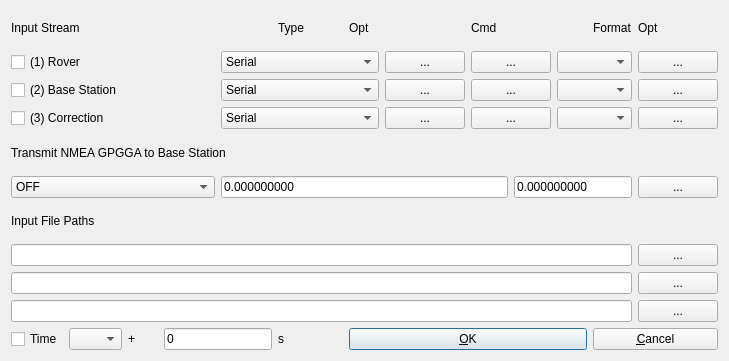
<?xml version="1.0" encoding="UTF-8"?>
<ui version="4.0">
 <class>InputStrDialog</class>
 <widget class="QWidget" name="InputStrDialog">
  <property name="geometry">
   <rect>
    <x>0</x>
    <y>0</y>
    <width>729</width>
    <height>361</height>
   </rect>
  </property>
  <property name="windowTitle">
   <string>Input Streams</string>
  </property>
  <property name="toolTip">
   <string/>
  </property>
  <layout class="QGridLayout" name="gridLayout">
   <item row="0" column="0" colspan="2">
    <widget class="QLabel" name="Label10">
     <property name="enabled">
      <bool>true</bool>
     </property>
     <property name="toolTip">
      <string/>
     </property>
     <property name="text">
      <string>Input Stream</string>
     </property>
    </widget>
   </item>
   <item row="0" column="5" colspan="2">
    <widget class="QLabel" name="Label5">
     <property name="enabled">
      <bool>true</bool>
     </property>
     <property name="toolTip">
      <string/>
     </property>
     <property name="text">
      <string>Type</string>
     </property>
    </widget>
   </item>
   <item row="0" column="7" colspan="2">
    <widget class="QLabel" name="Label6">
     <property name="enabled">
      <bool>true</bool>
     </property>
     <property name="toolTip">
      <string/>
     </property>
     <property name="text">
      <string>Opt</string>
     </property>
    </widget>
   </item>
   <item row="0" column="9" colspan="2">
    <widget class="QLabel" name="Label11">
     <property name="enabled">
      <bool>true</bool>
     </property>
     <property name="toolTip">
      <string/>
     </property>
     <property name="text">
      <string>Cmd</string>
     </property>
    </widget>
   </item>
   <item row="0" column="12">
    <widget class="QLabel" name="Label7">
     <property name="enabled">
      <bool>true</bool>
     </property>
     <property name="toolTip">
      <string/>
     </property>
     <property name="text">
      <string>Format</string>
     </property>
    </widget>
   </item>
   <item row="0" column="13">
    <widget class="QLabel" name="Label1">
     <property name="enabled">
      <bool>true</bool>
     </property>
     <property name="toolTip">
      <string/>
     </property>
     <property name="text">
      <string>Opt</string>
     </property>
    </widget>
   </item>
   <item row="1" column="0" colspan="4">
    <widget class="QCheckBox" name="StreamC1">
     <property name="toolTip">
      <string/>
     </property>
     <property name="text">
      <string>(1) Rover</string>
     </property>
    </widget>
   </item>
   <item row="1" column="4" colspan="4">
    <widget class="QComboBox" name="Stream1">
     <property name="enabled">
      <bool>true</bool>
     </property>
     <property name="toolTip">
      <string/>
     </property>
     <item>
      <property name="text">
       <string>Serial</string>
      </property>
     </item>
     <item>
      <property name="text">
       <string>TCP Client</string>
      </property>
     </item>
     <item>
      <property name="text">
       <string>TCP Server</string>
      </property>
     </item>
     <item>
      <property name="text">
       <string>NTRIP Client</string>
      </property>
     </item>
     <item>
      <property name="text">
       <string>File</string>
      </property>
     </item>
    </widget>
   </item>
   <item row="1" column="8">
    <widget class="QPushButton" name="BtnStr1">
     <property name="enabled">
      <bool>true</bool>
     </property>
     <property name="toolTip">
      <string/>
     </property>
     <property name="text">
      <string>...</string>
     </property>
    </widget>
   </item>
   <item row="1" column="9" colspan="2">
    <widget class="QPushButton" name="BtnCmd1">
     <property name="enabled">
      <bool>true</bool>
     </property>
     <property name="toolTip">
      <string/>
     </property>
     <property name="text">
      <string>...</string>
     </property>
    </widget>
   </item>
   <item row="1" column="11" colspan="2">
    <widget class="QComboBox" name="Format1">
     <property name="enabled">
      <bool>true</bool>
     </property>
     <property name="toolTip">
      <string/>
     </property>
    </widget>
   </item>
   <item row="1" column="13">
    <widget class="QPushButton" name="BtnRcvOpt1">
     <property name="enabled">
      <bool>true</bool>
     </property>
     <property name="toolTip">
      <string/>
     </property>
     <property name="text">
      <string>...</string>
     </property>
    </widget>
   </item>
   <item row="2" column="0" colspan="4">
    <widget class="QCheckBox" name="StreamC2">
     <property name="toolTip">
      <string/>
     </property>
     <property name="text">
      <string>(2) Base Station</string>
     </property>
    </widget>
   </item>
   <item row="2" column="4" colspan="4">
    <widget class="QComboBox" name="Stream2">
     <property name="enabled">
      <bool>true</bool>
     </property>
     <property name="toolTip">
      <string/>
     </property>
     <item>
      <property name="text">
       <string>Serial</string>
      </property>
     </item>
     <item>
      <property name="text">
       <string>TCP Client</string>
      </property>
     </item>
     <item>
      <property name="text">
       <string>TCP Server</string>
      </property>
     </item>
     <item>
      <property name="text">
       <string>NTRIP Client</string>
      </property>
     </item>
     <item>
      <property name="text">
       <string>File</string>
      </property>
     </item>
    </widget>
   </item>
   <item row="2" column="8">
    <widget class="QPushButton" name="BtnStr2">
     <property name="enabled">
      <bool>true</bool>
     </property>
     <property name="toolTip">
      <string/>
     </property>
     <property name="text">
      <string>...</string>
     </property>
    </widget>
   </item>
   <item row="2" column="9" colspan="2">
    <widget class="QPushButton" name="BtnCmd2">
     <property name="enabled">
      <bool>true</bool>
     </property>
     <property name="toolTip">
      <string/>
     </property>
     <property name="text">
      <string>...</string>
     </property>
    </widget>
   </item>
   <item row="2" column="11" colspan="2">
    <widget class="QComboBox" name="Format2">
     <property name="enabled">
      <bool>true</bool>
     </property>
     <property name="toolTip">
      <string/>
     </property>
    </widget>
   </item>
   <item row="2" column="13">
    <widget class="QPushButton" name="BtnRcvOpt2">
     <property name="enabled">
      <bool>true</bool>
     </property>
     <property name="toolTip">
      <string/>
     </property>
     <property name="text">
      <string>...</string>
     </property>
    </widget>
   </item>
   <item row="3" column="0" colspan="4">
    <widget class="QCheckBox" name="StreamC3">
     <property name="toolTip">
      <string/>
     </property>
     <property name="text">
      <string>(3) Correction</string>
     </property>
    </widget>
   </item>
   <item row="3" column="4" colspan="4">
    <widget class="QComboBox" name="Stream3">
     <property name="enabled">
      <bool>true</bool>
     </property>
     <property name="toolTip">
      <string/>
     </property>
     <item>
      <property name="text">
       <string>Serial</string>
      </property>
     </item>
     <item>
      <property name="text">
       <string>TCP Client</string>
      </property>
     </item>
     <item>
      <property name="text">
       <string>TCP Server</string>
      </property>
     </item>
     <item>
      <property name="text">
       <string>NTRIP Client</string>
      </property>
     </item>
     <item>
      <property name="text">
       <string>File</string>
      </property>
     </item>
     <item>
      <property name="text">
       <string>FTP</string>
      </property>
     </item>
     <item>
      <property name="text">
       <string>HTTP</string>
      </property>
     </item>
    </widget>
   </item>
   <item row="3" column="8">
    <widget class="QPushButton" name="BtnStr3">
     <property name="enabled">
      <bool>true</bool>
     </property>
     <property name="toolTip">
      <string/>
     </property>
     <property name="text">
      <string>...</string>
     </property>
    </widget>
   </item>
   <item row="3" column="9" colspan="2">
    <widget class="QPushButton" name="BtnCmd3">
     <property name="enabled">
      <bool>true</bool>
     </property>
     <property name="toolTip">
      <string/>
     </property>
     <property name="text">
      <string>...</string>
     </property>
    </widget>
   </item>
   <item row="3" column="11" colspan="2">
    <widget class="QComboBox" name="Format3">
     <property name="enabled">
      <bool>true</bool>
     </property>
     <property name="toolTip">
      <string/>
     </property>
    </widget>
   </item>
   <item row="3" column="13">
    <widget class="QPushButton" name="BtnRcvOpt3">
     <property name="enabled">
      <bool>true</bool>
     </property>
     <property name="toolTip">
      <string/>
     </property>
     <property name="text">
      <string>...</string>
     </property>
    </widget>
   </item>
   <item row="4" column="0" colspan="7">
    <widget class="QLabel" name="LabelNmea">
     <property name="enabled">
      <bool>true</bool>
     </property>
     <property name="toolTip">
      <string/>
     </property>
     <property name="text">
      <string>Transmit NMEA GPGGA to Base Station</string>
     </property>
    </widget>
   </item>
   <item row="5" column="0" colspan="4">
    <widget class="QComboBox" name="NmeaReqL">
     <property name="enabled">
      <bool>true</bool>
     </property>
     <property name="toolTip">
      <string/>
     </property>
     <item>
      <property name="text">
       <string>OFF</string>
      </property>
     </item>
     <item>
      <property name="text">
       <string>Latitude/Longitude</string>
      </property>
     </item>
     <item>
      <property name="text">
       <string>Single Solution</string>
      </property>
     </item>
    </widget>
   </item>
   <item row="5" column="4" colspan="6">
    <widget class="QLineEdit" name="NmeaPos1">
     <property name="enabled">
      <bool>true</bool>
     </property>
     <property name="toolTip">
      <string/>
     </property>
     <property name="text">
      <string>0.000000000</string>
     </property>
    </widget>
   </item>
   <item row="5" column="10" colspan="3">
    <widget class="QLineEdit" name="NmeaPos2">
     <property name="enabled">
      <bool>true</bool>
     </property>
     <property name="toolTip">
      <string/>
     </property>
     <property name="text">
      <string>0.000000000</string>
     </property>
    </widget>
   </item>
   <item row="5" column="13">
    <widget class="QPushButton" name="BtnPos">
     <property name="enabled">
      <bool>true</bool>
     </property>
     <property name="toolTip">
      <string/>
     </property>
     <property name="text">
      <string>...</string>
     </property>
    </widget>
   </item>
   <item row="6" column="0" colspan="2">
    <widget class="QLabel" name="LabelF1">
     <property name="enabled">
      <bool>true</bool>
     </property>
     <property name="toolTip">
      <string/>
     </property>
     <property name="text">
      <string>Input File Paths</string>
     </property>
    </widget>
   </item>
   <item row="7" column="0" colspan="13">
    <widget class="QLineEdit" name="FilePath1">
     <property name="enabled">
      <bool>true</bool>
     </property>
     <property name="toolTip">
      <string/>
     </property>
     <property name="text">
      <string/>
     </property>
    </widget>
   </item>
   <item row="7" column="13">
    <widget class="QPushButton" name="BtnFile1">
     <property name="enabled">
      <bool>true</bool>
     </property>
     <property name="toolTip">
      <string/>
     </property>
     <property name="text">
      <string>...</string>
     </property>
    </widget>
   </item>
   <item row="8" column="0" colspan="13">
    <widget class="QLineEdit" name="FilePath2">
     <property name="enabled">
      <bool>true</bool>
     </property>
     <property name="toolTip">
      <string/>
     </property>
     <property name="text">
      <string/>
     </property>
    </widget>
   </item>
   <item row="8" column="13">
    <widget class="QPushButton" name="BtnFile2">
     <property name="enabled">
      <bool>true</bool>
     </property>
     <property name="toolTip">
      <string/>
     </property>
     <property name="text">
      <string>...</string>
     </property>
    </widget>
   </item>
   <item row="9" column="0" colspan="13">
    <widget class="QLineEdit" name="FilePath3">
     <property name="enabled">
      <bool>true</bool>
     </property>
     <property name="toolTip">
      <string/>
     </property>
     <property name="text">
      <string/>
     </property>
    </widget>
   </item>
   <item row="9" column="13">
    <widget class="QPushButton" name="BtnFile3">
     <property name="enabled">
      <bool>true</bool>
     </property>
     <property name="toolTip">
      <string/>
     </property>
     <property name="text">
      <string>...</string>
     </property>
    </widget>
   </item>
   <item row="10" column="0">
    <widget class="QCheckBox" name="TimeTagC">
     <property name="toolTip">
      <string/>
     </property>
     <property name="text">
      <string>Time</string>
     </property>
    </widget>
   </item>
   <item row="10" column="1">
    <widget class="QComboBox" name="TimeSpeedL">
     <property name="enabled">
      <bool>true</bool>
     </property>
     <property name="toolTip">
      <string/>
     </property>
     <item>
      <property name="text">
       <string/>
      </property>
     </item>
     <item>
      <property name="text">
       <string>x0.1</string>
      </property>
     </item>
     <item>
      <property name="text">
       <string>x0.2</string>
      </property>
     </item>
     <item>
      <property name="text">
       <string>x0.5</string>
      </property>
     </item>
     <item>
      <property name="text">
       <string>x1</string>
      </property>
     </item>
     <item>
      <property name="text">
       <string>x2</string>
      </property>
     </item>
     <item>
      <property name="text">
       <string>x5</string>
      </property>
     </item>
     <item>
      <property name="text">
       <string>x10</string>
      </property>
     </item>
    </widget>
   </item>
   <item row="10" column="2">
    <widget class="QLabel" name="LabelF3">
     <property name="enabled">
      <bool>true</bool>
     </property>
     <property name="toolTip">
      <string/>
     </property>
     <property name="text">
      <string>+</string>
     </property>
    </widget>
   </item>
   <item row="10" column="3" colspan="2">
    <widget class="QLineEdit" name="TimeStartE">
     <property name="enabled">
      <bool>true</bool>
     </property>
     <property name="toolTip">
      <string/>
     </property>
     <property name="text">
      <string>0</string>
     </property>
    </widget>
   </item>
   <item row="10" column="5">
    <widget class="QLabel" name="LabelF2">
     <property name="enabled">
      <bool>true</bool>
     </property>
     <property name="toolTip">
      <string/>
     </property>
     <property name="text">
      <string>s</string>
     </property>
    </widget>
   </item>
   <item row="10" column="7" colspan="5">
    <widget class="QPushButton" name="BtnOk">
     <property name="enabled">
      <bool>true</bool>
     </property>
     <property name="toolTip">
      <string/>
     </property>
     <property name="text">
      <string>&amp;OK</string>
     </property>
     <property name="autoDefault">
      <bool>true</bool>
     </property>
     <property name="default">
      <bool>true</bool>
     </property>
    </widget>
   </item>
   <item row="10" column="12" colspan="2">
    <widget class="QPushButton" name="BtnCancel">
     <property name="enabled">
      <bool>true</bool>
     </property>
     <property name="toolTip">
      <string/>
     </property>
     <property name="text">
      <string>&amp;Cancel</string>
     </property>
    </widget>
   </item>
  </layout>
 </widget>
 <resources/>
 <connections/>
</ui>
